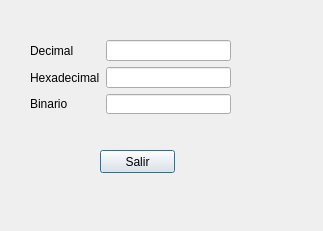
<?xml version="1.0" encoding="UTF-8"?>
<ui version="4.0">
 <class>Dialog</class>
 <widget class="QDialog" name="Dialog">
  <property name="geometry">
   <rect>
    <x>0</x>
    <y>0</y>
    <width>323</width>
    <height>231</height>
   </rect>
  </property>
  <property name="windowTitle">
   <string>Dialog</string>
  </property>
  <widget class="QPushButton" name="pushButton">
   <property name="geometry">
    <rect>
     <x>100</x>
     <y>150</y>
     <width>75</width>
     <height>23</height>
    </rect>
   </property>
   <property name="text">
    <string>Salir</string>
   </property>
  </widget>
  <widget class="QWidget" name="layoutWidget">
   <property name="geometry">
    <rect>
     <x>30</x>
     <y>40</y>
     <width>201</width>
     <height>74</height>
    </rect>
   </property>
   <layout class="QGridLayout" name="gridLayout">
    <item row="0" column="2">
     <widget class="QLineEdit" name="decimalEdit"/>
    </item>
    <item row="1" column="0" colspan="2">
     <widget class="QLabel" name="label_2">
      <property name="text">
       <string>Hexadecimal</string>
      </property>
     </widget>
    </item>
    <item row="1" column="2">
     <widget class="QLineEdit" name="hexaEdit"/>
    </item>
    <item row="0" column="0" colspan="2">
     <widget class="QLabel" name="label">
      <property name="text">
       <string>Decimal</string>
      </property>
     </widget>
    </item>
    <item row="2" column="2">
     <widget class="QLineEdit" name="binEdit"/>
    </item>
    <item row="2" column="0" colspan="2">
     <widget class="QLabel" name="label_3">
      <property name="text">
       <string>Binario</string>
      </property>
     </widget>
    </item>
   </layout>
  </widget>
 </widget>
 <resources/>
 <connections>
  <connection>
   <sender>pushButton</sender>
   <signal>clicked()</signal>
   <receiver>Dialog</receiver>
   <slot>close()</slot>
   <hints>
    <hint type="sourcelabel">
     <x>152</x>
     <y>157</y>
    </hint>
    <hint type="destinationlabel">
     <x>213</x>
     <y>155</y>
    </hint>
   </hints>
  </connection>
 </connections>
</ui>
